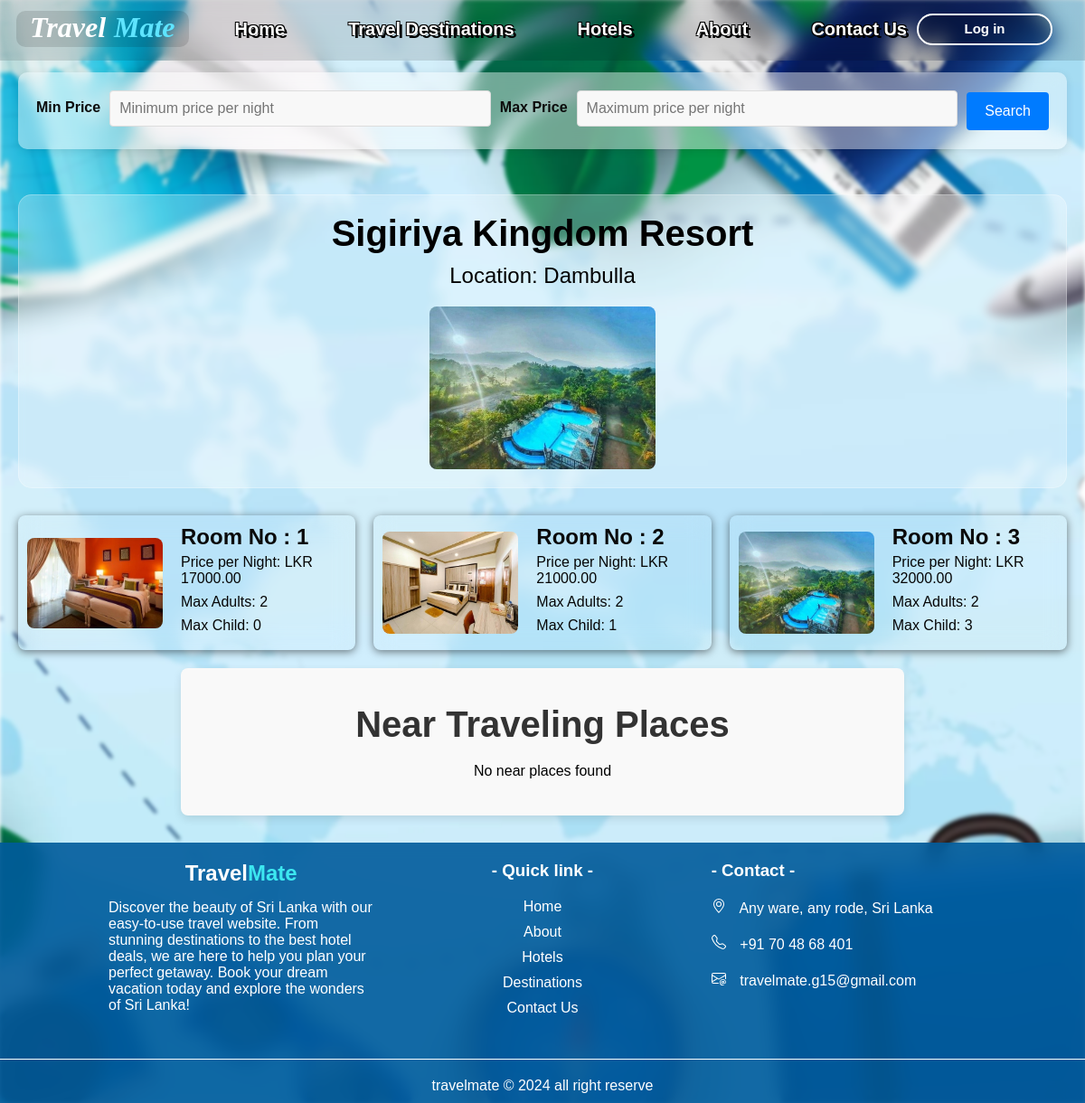
Screenshot of /room_list.php?id=35 with the database file from the repository.
### tables this page shows
CREATE TABLE `hotels` (
  `hotel_id` int(11) NOT NULL,
  `hotel_name` varchar(100) NOT NULL,
  `total_rooms` int(11) NOT NULL,
  `user_id` int(11) DEFAULT NULL,
  `description` varchar(20) NOT NULL,
  `location` varchar(255) DEFAULT NULL,
  `city_id` int(255) NOT NULL
);

CREATE TABLE `hotel_images` (
  `image_id` int(11) NOT NULL,
  `hotel_id` int(11) DEFAULT NULL,
  `image_path` varchar(255) DEFAULT NULL
);

CREATE TABLE `rooms` (
  `room_id` int(11) NOT NULL,
  `hotel_id` int(11) DEFAULT NULL,
  `room_name` varchar(255) NOT NULL,
  `room_number` int(255) NOT NULL,
  `price_per_night` decimal(10,2) NOT NULL,
  `max_adults` int(11) NOT NULL,
  `max_children` int(11) NOT NULL,
  `availability` varchar(255) NOT NULL,
  `hotel_name` varchar(255) DEFAULT NULL,
  `facilities` varchar(255) NOT NULL
);

### room_list.php (the view, shortened to what this page needs)
<!DOCTYPE html>
<html lang="en">
<head>
    <link rel="stylesheet" href="room_list.css">
    <link href="https://unpkg.com/boxicons@2.1.4/css/boxicons.min.css" rel="stylesheet"/>
    <link href="https://cdn.jsdelivr.net/npm/remixicon@3.2.0/fonts/remixicon.css" rel="stylesheet"/>
</head>
<body>
    <div class="bg"></div>
    <?php include 'header.php'; ?>
    <form action="room_list.php" method="GET">
        <label for="min_price">Min Price</label>
        <input type="number" id="min_price" name="min_price" step="0.01" placeholder="Minimum price per night">
        <label for="max_price">Max Price</label>
        <input type="number" id="max_price" name="max_price" step="0.01" placeholder="Maximum price per night">
        <button type="submit">Search</button>
    </form>
    <?php
    if (isset($_GET['id']) && !empty($_GET['id'])) {
        $hotel_id = $conn->real_escape_string($_GET['id']);
        $hotelQuery = "SELECT hotel_name, location FROM hotels WHERE hotel_id = '$hotel_id'";
        $hotelResult = $conn->query($hotelQuery);
        echo "<div class='hotel-container'>";
        if ($hotelResult->num_rows > 0) {
            $hotel = $hotelResult->fetch_assoc();
            echo "<h1 class='hotel-name'>" . htmlspecialchars($hotel['hotel_name']) . "</h1>";
            echo "<p class='hotel-location'>Location: " . htmlspecialchars($hotel['location']) . "</p>";
            $hotelImagesQuery = "SELECT image_path FROM hotel_images WHERE hotel_id = '$hotel_id'";
            $hotelImagesResult = $conn->query($hotelImagesQuery);
            if ($hotelImagesResult->num_rows > 0) {
                echo "<div class='hotel-images'>";
                while ($image = $hotelImagesResult->fetch_assoc()) {
                    echo "<img src='" . htmlspecialchars($image['image_path']) . "' alt='Hotel Image' class='hotel-image'>";
                }
                echo "</div>";
            } else {
                echo "<p>No images available for this hotel.</p>";
            }
        } else {
            echo "<p>Hotel not found.</p>";
        }
        echo "</div>";
        $query = "SELECT DISTINCT rooms.room_id, rooms.room_number, rooms.price_per_night, rooms.max_adults, rooms.max_children,
                          hotels.hotel_name, hotels.location,
                          (SELECT image_path FROM room_images WHERE room_images.room_id = rooms.room_id ORDER BY image_id ASC LIMIT 1) AS first_image
                  FROM rooms
                  JOIN hotels ON rooms.hotel_id = hotels.hotel_id
                  LEFT JOIN hotel_destinations ON hotels.hotel_id = hotel_destinations.hotel_id
                  LEFT JOIN destinations ON hotel_destinations.destination_id = destinations.destination_id
                  WHERE rooms.hotel_id = '$hotel_id'";
?>
    <div class="room-container">
        <?php
            $query .= " ORDER BY rooms.room_id";
            $result = $conn->query($query);
            if ($result === false) {
                echo "<p>Error executing query: " . $conn->error . "</p>";
            } else if ($result->num_rows > 0) {
                while ($room = $result->fetch_assoc()) {
                    echo "<a href='room_details.php?id=" . $room['room_id'] . "' class='view-details'>";
                    echo "<div class='room'>";
                    if (!empty($room['first_image'])) {
                        echo "<img src='" . htmlspecialchars($room['first_image']) . "' alt='Room Image' class='room-image'>";
                    } else {
                        echo "<img src='default_room_image.jpg' alt='Room Image' class='room-image'>";
                    }
                    echo "<div class='room-details'>";
                    echo "<h3>Room No : " . htmlspecialchars($room['room_number']) . "</h3>";
                    echo "<p>Price per Night: LKR " . htmlspecialchars($room['price_per_night']) . "</p>";
                    echo "<p>Max Adults: " . htmlspecialchars($room['max_adults']) . "</p>";
                    echo "<p>Max Child: " . htmlspecialchars($room['max_children']) . "</p>";
                    echo "</div>";
                    echo "</div>";
                    echo "</a>";
                }
            } else {
                echo "<p>No rooms available.</p>";
            }
            $destinations = [];
        } else {
            echo "<p>No hotel selected. Please choose a hotel.</p>";
        }
        ?>
    </div>
    <section class="destinations" id="destinations">
    <h2>Near Traveling Places</h2>
    <?php if (!empty($destinations)): ?>
        <div class="destination-container">
            <?php foreach ($destinations as $destination): ?>
                <div class="destination-box">
                    <a href="destination_details.php?id=<?php echo $destination['destination_id']; ?>">
                        <?php
                        $destination_id = $destination['destination_id'];
                        if ($conn->connect_error) {
                            die("Connection failed: " . $conn->connect_error);
                        }
                        $sql = "SELECT image_url FROM destination_images WHERE destination_id = ? LIMIT 1";
                        $stmt = $conn->prepare($sql);
                        $stmt->bind_param("i", $destination_id);
                        $stmt->execute();
                        $result = $stmt->get_result();
                        $first_image_url = null;
                        if ($row = $result->fetch_assoc()) {
                            $first_image_url = $row['image_url'];
                        }
                        $stmt->close();
                        ?>
                        <img src="<?php echo htmlspecialchars($first_image_url); ?>" alt="<?php echo htmlspecialchars($destination['desti_name']); ?>" class="destination-image">
                        <p class="destination-name"><?php echo htmlspecialchars($destination['desti_name']); ?></p>
                    </a>
                </div>
            <?php endforeach; ?>
        </div>
    <?php else: ?>
        <p>No near places found</p>
    <?php endif; ?>
</section>
<div class="foot">
    <?php include 'footer.php'; ?>
</div>
</body>
</html>

### room_list.css (style rules this page uses)
* { margin: 0; padding: 0; box-sizing: border-box; text-decoration: none; border: none; scroll-behavior: smooth; font-family: 'Josefin Sans', sans-serif; }
body { padding: 0 20px; }
.foot { margin-left: -20px; margin-right: -20px; }
.hotel-container { backdrop-filter: blur(5px); background-color: #ffffff44; display: flex; flex-direction: column; align-items: center; text-align: center; margin: 30px 0; border: #ffffff44 1px solid; border-radius: 15px; padding: 20px; }
.hotel-name { font-size: 2.5em; margin-bottom: 10px; }
.hotel-location { font-size: 1.5em; margin-bottom: 20px; }
.hotel-images { display: flex; justify-content: center; gap: 20px; flex-wrap: wrap; }
.hotel-image { width: 250px; height: 180px; object-fit: cover; border-radius: 8px; transition: transform 0.3s ease; }
.bg { background-image: url("Images/bg1.png"); filter: blur(2px); background-size: cover; position: fixed; top: 0; left: 0; right: 0; bottom: 0; z-index: -1; background-position: center; background-repeat: no-repeat; background-size: cover; }
form { backdrop-filter: blur(8.5px); background-color: #ffffff70; padding: 20px; margin: 50px auto; border-radius: 10px; box-shadow: 0 2px 10px rgba(0, 0, 0, 0.1); max-width: 100%; display: flex; flex-wrap: wrap; gap: 10px; justify-content: center; align-items:center; }
label { font-weight: bold; margin-bottom: 8px; display: block; color: #0c0b0b; }
select, input[type="number"] { padding: 10px; margin-bottom: 5px; border: 1px solid #ddd; border-radius: 4px; font-size: 16px; background-color: #f8f8f8; color: #333; flex: 1; min-width: 100px; transition: 0.3s ease; }
button[type="submit"] { background-color: #007bff; color: white; padding: 12px 20px; font-size: 16px; border: none; border-radius: 4px; cursor: pointer; transition: background-color 0.3s ease; }
.room-container { display: flex; flex-wrap: wrap; justify-content: space-between; gap: 20px; max-width: 100%; }
.room { backdrop-filter: blur(12px); padding: 10px; border-radius: 8px; box-shadow: 0 2px 10px rgba(0, 0, 0, 0.5); flex: 1 1 calc(30% - 20px); display: flex; flex-direction: row; gap: 20px; box-sizing: border-box; overflow: hidden; align-items: center; transition: 0.3s ease; min-width: 30vw; }
.room-image { max-width: 150px; max-height: 150px; height: auto; width: auto; border-radius: 8px; transition: 0.3s ease; }
.view-details { text-decoration: none; display: flex; flex-direction: column; flex: 1; }
.room h3 { font-size: 24px; margin-top: 0; margin-bottom: 0; color: #0a0a0a; }
.room p { font-size: 16px; color: #060606; margin-bottom: 8px; }
.destinations { background-color: #f9f9f9; padding: 40px 20px; text-align: center; border-radius: 8px; margin: 20px auto; max-width: 800px; box-shadow: 0 4px 10px rgba(0, 0, 0, 0.1); }
.destinations h2 { font-size: 2.5em; margin-bottom: 20px; color: #333; }
h3 { padding-bottom: 5px; }

### header.css (style rules this page uses)
*, *::before, *::after { box-sizing: border-box; }

### footer.css (style rules this page uses)
* { margin: 0; padding: 0; box-sizing: border-box; }
body { font-family: Arial, sans-serif; }

### rows the page displays
hotels: hotel_name "Sigiriya Kingdom Resort", location "Dambulla"
hotel_images: image_path (picture)
rooms: shows a picture, room_number "1", price_per_night "17000.00", max_adults "2", max_children "0"
rooms: shows a picture, room_number "2", price_per_night "21000.00", max_adults "2", max_children "1"
rooms: shows a picture, room_number "3", price_per_night "32000.00", max_adults "2", max_children "3"
